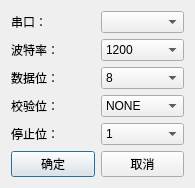
<?xml version="1.0" encoding="UTF-8"?>
<ui version="4.0">
 <class>ck_set</class>
 <widget class="QDialog" name="ck_set">
  <property name="geometry">
   <rect>
    <x>0</x>
    <y>0</y>
    <width>195</width>
    <height>183</height>
   </rect>
  </property>
  <property name="windowTitle">
   <string>串口设置</string>
  </property>
  <layout class="QVBoxLayout" name="verticalLayout">
   <item>
    <layout class="QGridLayout" name="gridLayout">
     <item row="0" column="0">
      <widget class="QLabel" name="label">
       <property name="text">
        <string>串口：</string>
       </property>
      </widget>
     </item>
     <item row="0" column="1">
      <widget class="QComboBox" name="comboBox_ckname"/>
     </item>
     <item row="1" column="0">
      <widget class="QLabel" name="label_2">
       <property name="text">
        <string>波特率：</string>
       </property>
      </widget>
     </item>
     <item row="1" column="1">
      <widget class="QComboBox" name="comboBox_bote">
       <item>
        <property name="text">
         <string>1200</string>
        </property>
       </item>
       <item>
        <property name="text">
         <string>2400</string>
        </property>
       </item>
       <item>
        <property name="text">
         <string>4800</string>
        </property>
       </item>
       <item>
        <property name="text">
         <string>9600</string>
        </property>
       </item>
       <item>
        <property name="text">
         <string>19200</string>
        </property>
       </item>
       <item>
        <property name="text">
         <string>38400</string>
        </property>
       </item>
       <item>
        <property name="text">
         <string>57600</string>
        </property>
       </item>
       <item>
        <property name="text">
         <string>115200</string>
        </property>
       </item>
      </widget>
     </item>
     <item row="2" column="0">
      <widget class="QLabel" name="label_3">
       <property name="text">
        <string>数据位：</string>
       </property>
      </widget>
     </item>
     <item row="2" column="1">
      <widget class="QComboBox" name="comboBox_shuju">
       <item>
        <property name="text">
         <string>8</string>
        </property>
       </item>
       <item>
        <property name="text">
         <string>16</string>
        </property>
       </item>
      </widget>
     </item>
     <item row="3" column="0">
      <widget class="QLabel" name="label_4">
       <property name="text">
        <string>校验位：</string>
       </property>
      </widget>
     </item>
     <item row="3" column="1">
      <widget class="QComboBox" name="comboBox_jiaoyan">
       <item>
        <property name="text">
         <string>NONE</string>
        </property>
       </item>
       <item>
        <property name="text">
         <string>ODD</string>
        </property>
       </item>
       <item>
        <property name="text">
         <string>EXE</string>
        </property>
       </item>
      </widget>
     </item>
     <item row="4" column="0">
      <widget class="QLabel" name="label_5">
       <property name="text">
        <string>停止位：</string>
       </property>
      </widget>
     </item>
     <item row="4" column="1">
      <widget class="QComboBox" name="comboBox_tingzhi">
       <item>
        <property name="text">
         <string>1</string>
        </property>
       </item>
       <item>
        <property name="text">
         <string>2</string>
        </property>
       </item>
      </widget>
     </item>
    </layout>
   </item>
   <item>
    <layout class="QHBoxLayout" name="horizontalLayout">
     <item>
      <widget class="QPushButton" name="pushButton_ok">
       <property name="text">
        <string>确定</string>
       </property>
      </widget>
     </item>
     <item>
      <widget class="QPushButton" name="pushButton_cancle">
       <property name="text">
        <string>取消</string>
       </property>
      </widget>
     </item>
    </layout>
   </item>
  </layout>
 </widget>
 <resources/>
 <connections/>
</ui>
